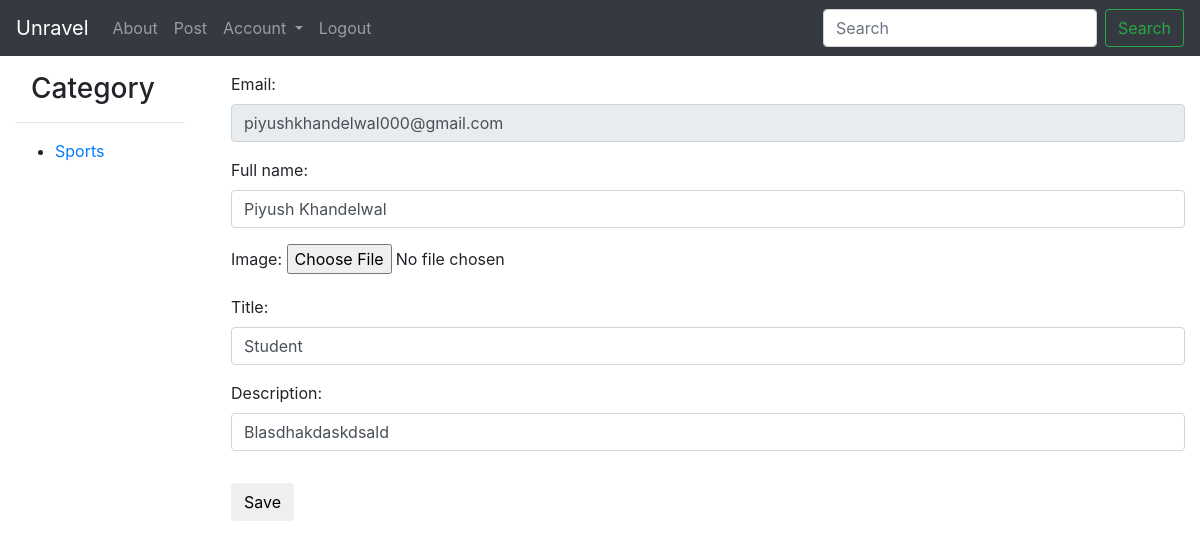
Page /author/edit/ (signed in) on the committed database.
### categories/models.py (models this page shows, shortened)
class Category(models.Model):
	title		= models.CharField(max_length= 40,unique= True)
	slug		= models.SlugField(blank= True,unique= True)
	created		= models.DateTimeField(auto_now= True)
	def get_absolute_url(self):
		return reverse('category',kwargs={'slug':self.slug})

### accounts/models.py (models this page shows, shortened)
class User(AbstractBaseUser):
	email 		= models.EmailField(max_length=255,unique=True)
	full_name 	= models.CharField(max_length=255)
	active		= models.BooleanField(default= True) # Can Login pr Not?
	admin		= models.BooleanField(default=False) # Superuser
	timestamp	= models.DateTimeField(auto_now_add=True)
	USERNAME_FIELD  = 'email'
	REQUIRED_FIELDS = ['full_name']
	objects = UserManager()
	@property
	def is_active(self):
		return self.active

### authorprofile/models.py (models this page shows, shortened)
class AuthorProfile(models.Model):
	author 				= models.OneToOneField(User, on_delete=models.CASCADE,related_name='authorProfile')
	title				= models.CharField(max_length=200,blank=True)
	description			= models.TextField(blank=True)
	image				= models.ImageField(upload_to=upload_image_path,blank=True)

### authorprofile/views.py (the view)
@login_required()
def author_edit_view(request):
	user_form = UserForm(request.POST or None, instance=request.user)
	profile_form = AuthorForm(request.POST or None, instance=request.user.authorProfile)
	if user_form.is_valid() and profile_form.is_valid():
		user_form.save()
		profile_form.save()
		return redirect('authorProfile:profile')
	else:
		pass
	return render(request, 'authorprofile/editProfile.html', {
	'user_form': user_form,
	'profile_form': profile_form
	})

### authorprofile/forms.py
class UserForm(forms.ModelForm):
	def __init__(self,*args,**kwargs):
		super().__init__(*args,**kwargs)
		self.fields['full_name'].required=True
	class Meta:
		model=User
		fields =('full_name',)
		widgets = {
					'full_name':TextInput(
						attrs = {
							'class':'form-control full-name',
							'placeholder':'Your Full Name'
						}
					)
					}

class AuthorForm(forms.ModelForm):
	def __init__(self,*args,**kwargs):
		super().__init__(*args,**kwargs)
		self.fields['title'].required=True
		self.fields['description'].required=True
	class Meta:
		model = AuthorProfile
		fields = ('image','title','description')
		widgets = {
					'title': TextInput(
						attrs = {
							'class':'form-control author-title',
							'placeholder':'Your title'
						}
					),
					'description':TextInput(
						attrs = {
							'class':'form-control author-description',
							'placeholder':'Description'
						}
					)
					}

### categories/templatetags/category_list.py (called while the page is built)
@register.inclusion_tag('snippets/category_list.html')
def category_list():
	list = Category.objects.all()
	return{"list":list}

### authorprofile/templates/authorprofile/editProfile.html (shortened to what this page needs)
{% extends 'base.html' %}
{% block content %}
<form method="POST">{% csrf_token %}
	<label for='email'>Email:</label>
	<input type="text" id='email' class="disabled form-control"   disabled='disabled' value="{{ request.user.email }}"/>
  <div class='my-3'>{{ user_form }}</div>
  {{ profile_form.as_p }}
  <button type ='submit' class='btn btn-default my-3'>Save</button>
</form>
{% endblock content %}

### categories/templates/snippets/category_list.html
<h3 class="ml-3">Category</h3>
<hr>
<ul>
{% for obj in list %}
	<li class="my-1"> <a href="{{ obj.get_absolute_url }}">{{obj.title}}</a></li>
{% endfor%}
</ul>

### rows in the picture
Category: title "Sports"
User: user.email "piyushkhandelwal000@gmail.com", full_name "Piyush Khandelwal"
AuthorProfile: title "Student", description "Blasdhakdaskdsald"
